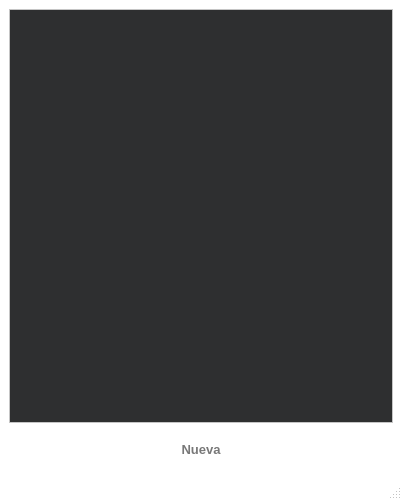
<?xml version="1.0" encoding="UTF-8"?>
<ui version="4.0">
 <class>Screen_Table_Ruedas</class>
 <widget class="QMainWindow" name="Screen_Table_Ruedas">
  <property name="geometry">
   <rect>
    <x>0</x>
    <y>0</y>
    <width>402</width>
    <height>500</height>
   </rect>
  </property>
  <property name="palette">
   <palette>
    <active>
     <colorrole role="Base">
      <brush brushstyle="SolidPattern">
       <color alpha="255">
        <red>46</red>
        <green>47</green>
        <blue>48</blue>
       </color>
      </brush>
     </colorrole>
     <colorrole role="Window">
      <brush brushstyle="SolidPattern">
       <color alpha="255">
        <red>255</red>
        <green>255</green>
        <blue>255</blue>
       </color>
      </brush>
     </colorrole>
    </active>
    <inactive>
     <colorrole role="Base">
      <brush brushstyle="SolidPattern">
       <color alpha="255">
        <red>46</red>
        <green>47</green>
        <blue>48</blue>
       </color>
      </brush>
     </colorrole>
     <colorrole role="Window">
      <brush brushstyle="SolidPattern">
       <color alpha="255">
        <red>255</red>
        <green>255</green>
        <blue>255</blue>
       </color>
      </brush>
     </colorrole>
    </inactive>
    <disabled>
     <colorrole role="Base">
      <brush brushstyle="SolidPattern">
       <color alpha="255">
        <red>255</red>
        <green>255</green>
        <blue>255</blue>
       </color>
      </brush>
     </colorrole>
     <colorrole role="Window">
      <brush brushstyle="SolidPattern">
       <color alpha="255">
        <red>255</red>
        <green>255</green>
        <blue>255</blue>
       </color>
      </brush>
     </colorrole>
    </disabled>
   </palette>
  </property>
  <property name="windowTitle">
   <string>MainWindow</string>
  </property>
  <widget class="QWidget" name="centralwidget">
   <layout class="QVBoxLayout" name="verticalLayout">
    <item>
     <widget class="QTableView" name="tableView">
      <property name="styleSheet">
       <string notr="true">font: 10pt &quot;Segoe UI&quot;;</string>
      </property>
     </widget>
    </item>
    <item>
     <layout class="QHBoxLayout" name="horizontalLayout">
      <item>
       <spacer name="horizontalSpacer">
        <property name="orientation">
         <enum>Qt::Horizontal</enum>
        </property>
        <property name="sizeHint" stdset="0">
         <size>
          <width>40</width>
          <height>20</height>
         </size>
        </property>
       </spacer>
      </item>
      <item>
       <widget class="QPushButton" name="pb_nueva">
        <property name="minimumSize">
         <size>
          <width>130</width>
          <height>40</height>
         </size>
        </property>
        <property name="maximumSize">
         <size>
          <width>130</width>
          <height>40</height>
         </size>
        </property>
        <property name="font">
         <font>
          <family>Segoe UI</family>
          <pointsize>10</pointsize>
          <weight>75</weight>
          <bold>true</bold>
         </font>
        </property>
        <property name="styleSheet">
         <string notr="true">border-radius: 10px;
color:rgb(120, 120, 120);</string>
        </property>
        <property name="text">
         <string>Nueva</string>
        </property>
        <property name="icon">
         <iconset resource="assets.qrc">
          <normaloff>:/icons/plus_blue.png</normaloff>:/icons/plus_blue.png</iconset>
        </property>
        <property name="iconSize">
         <size>
          <width>20</width>
          <height>20</height>
         </size>
        </property>
       </widget>
      </item>
      <item>
       <spacer name="horizontalSpacer_2">
        <property name="orientation">
         <enum>Qt::Horizontal</enum>
        </property>
        <property name="sizeHint" stdset="0">
         <size>
          <width>40</width>
          <height>20</height>
         </size>
        </property>
       </spacer>
      </item>
     </layout>
    </item>
   </layout>
  </widget>
  <widget class="QMenuBar" name="menubar">
   <property name="geometry">
    <rect>
     <x>0</x>
     <y>0</y>
     <width>402</width>
     <height>21</height>
    </rect>
   </property>
  </widget>
  <widget class="QStatusBar" name="statusbar"/>
 </widget>
 <resources>
  <include location="assets.qrc"/>
 </resources>
 <connections/>
</ui>
